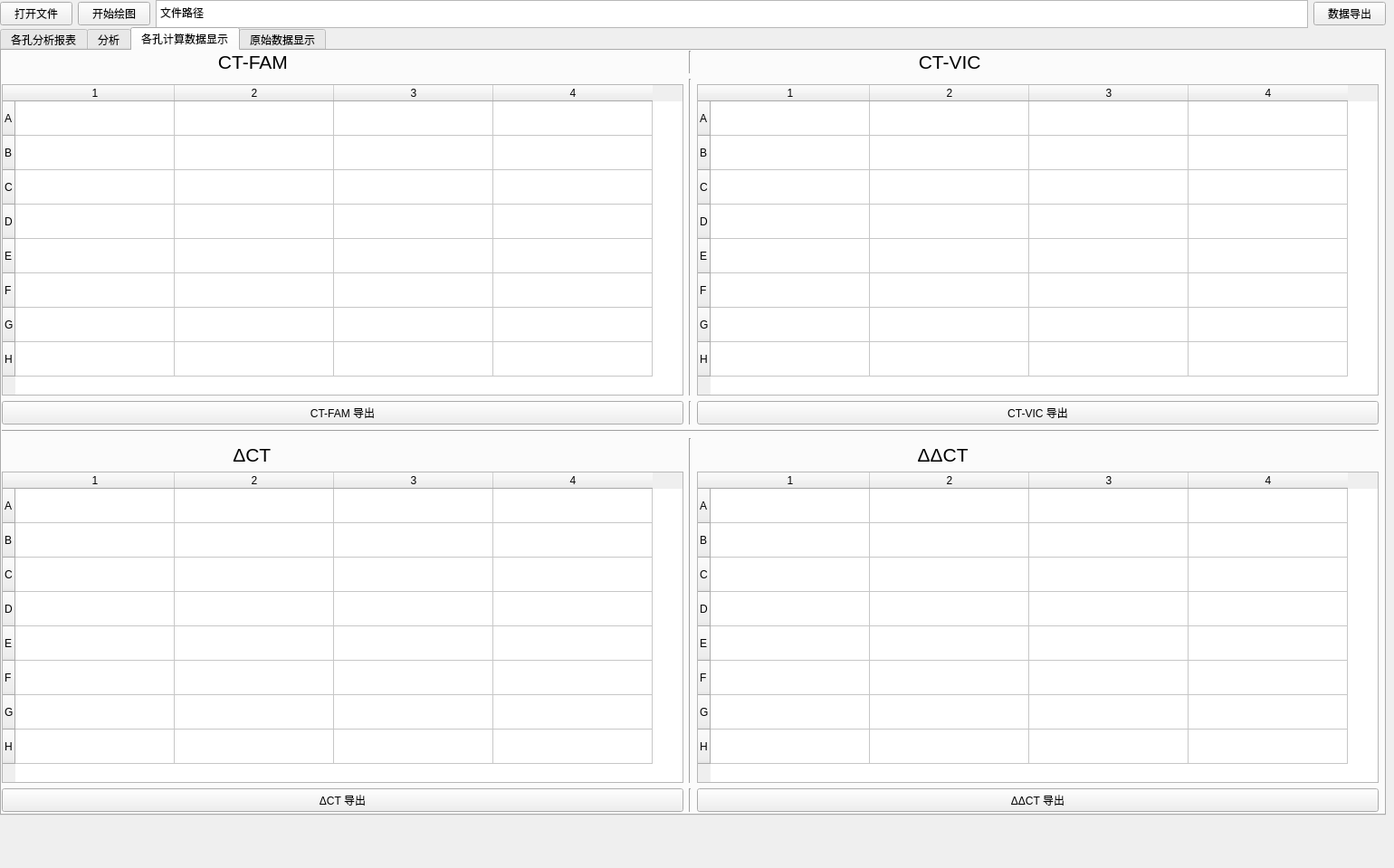
<?xml version="1.0" encoding="UTF-8"?>
<ui version="4.0">
 <class>MainWindow</class>
 <widget class="QMainWindow" name="MainWindow">
  <property name="geometry">
   <rect>
    <x>0</x>
    <y>0</y>
    <width>1540</width>
    <height>959</height>
   </rect>
  </property>
  <property name="windowTitle">
   <string>MainWindow</string>
  </property>
  <widget class="QWidget" name="centralWidget">
   <widget class="QWidget" name="horizontalLayoutWidget">
    <property name="geometry">
     <rect>
      <x>0</x>
      <y>0</y>
      <width>1531</width>
      <height>31</height>
     </rect>
    </property>
    <layout class="QHBoxLayout" name="horizontalLayout">
     <item>
      <widget class="QPushButton" name="Open_File">
       <property name="text">
        <string>打开文件</string>
       </property>
      </widget>
     </item>
     <item>
      <widget class="QPushButton" name="Start_Plot">
       <property name="text">
        <string>开始绘图</string>
       </property>
       <property name="autoDefault">
        <bool>false</bool>
       </property>
       <property name="default">
        <bool>false</bool>
       </property>
       <property name="flat">
        <bool>false</bool>
       </property>
      </widget>
     </item>
     <item>
      <widget class="QTextBrowser" name="File_Path">
       <property name="html">
        <string>&lt;!DOCTYPE HTML PUBLIC &quot;-//W3C//DTD HTML 4.0//EN&quot; &quot;http://www.w3.org/TR/REC-html40/strict.dtd&quot;&gt;
&lt;html&gt;&lt;head&gt;&lt;meta name=&quot;qrichtext&quot; content=&quot;1&quot; /&gt;&lt;style type=&quot;text/css&quot;&gt;
p, li { white-space: pre-wrap; }
&lt;/style&gt;&lt;/head&gt;&lt;body style=&quot; font-family:'SimSun'; font-size:9pt; font-weight:400; font-style:normal;&quot;&gt;
&lt;p style=&quot; margin-top:0px; margin-bottom:0px; margin-left:0px; margin-right:0px; -qt-block-indent:0; text-indent:0px;&quot;&gt;文件路径&lt;/p&gt;&lt;/body&gt;&lt;/html&gt;</string>
       </property>
      </widget>
     </item>
     <item>
      <widget class="QPushButton" name="Export">
       <property name="text">
        <string>数据导出</string>
       </property>
      </widget>
     </item>
    </layout>
   </widget>
   <widget class="QWidget" name="gridLayoutWidget">
    <property name="geometry">
     <rect>
      <x>0</x>
      <y>30</y>
      <width>1531</width>
      <height>871</height>
     </rect>
    </property>
    <layout class="QGridLayout" name="gridLayout">
     <item row="0" column="0">
      <widget class="QTabWidget" name="Original_Data">
       <property name="currentIndex">
        <number>2</number>
       </property>
       <widget class="QWidget" name="tab_9">
        <attribute name="title">
         <string>各孔分析报表</string>
        </attribute>
        <widget class="QTableWidget" name="analysis_report_table">
         <property name="geometry">
          <rect>
           <x>0</x>
           <y>0</y>
           <width>1261</width>
           <height>811</height>
          </rect>
         </property>
         <attribute name="horizontalHeaderDefaultSectionSize">
          <number>300</number>
         </attribute>
         <attribute name="verticalHeaderDefaultSectionSize">
          <number>95</number>
         </attribute>
         <row>
          <property name="text">
           <string>A</string>
          </property>
         </row>
         <row>
          <property name="text">
           <string>B</string>
          </property>
         </row>
         <row>
          <property name="text">
           <string>C</string>
          </property>
         </row>
         <row>
          <property name="text">
           <string>D</string>
          </property>
         </row>
         <row>
          <property name="text">
           <string>E</string>
          </property>
         </row>
         <row>
          <property name="text">
           <string>F</string>
          </property>
         </row>
         <row>
          <property name="text">
           <string>G</string>
          </property>
         </row>
         <row>
          <property name="text">
           <string>H</string>
          </property>
         </row>
         <column>
          <property name="text">
           <string>1</string>
          </property>
         </column>
         <column>
          <property name="text">
           <string>2</string>
          </property>
         </column>
         <column>
          <property name="text">
           <string>3</string>
          </property>
         </column>
         <column>
          <property name="text">
           <string>4</string>
          </property>
         </column>
        </widget>
        <widget class="QPushButton" name="data_of_user_Button">
         <property name="geometry">
          <rect>
           <x>0</x>
           <y>812</y>
           <width>1521</width>
           <height>31</height>
          </rect>
         </property>
         <property name="text">
          <string>各孔分析报表导出</string>
         </property>
        </widget>
        <widget class="QWidget" name="verticalLayoutWidget">
         <property name="geometry">
          <rect>
           <x>1270</x>
           <y>180</y>
           <width>251</width>
           <height>631</height>
          </rect>
         </property>
         <layout class="QVBoxLayout" name="verticalLayout">
          <item>
           <widget class="QLabel" name="label">
            <property name="font">
             <font>
              <family>Arial</family>
              <pointsize>12</pointsize>
             </font>
            </property>
            <property name="text">
             <string>数据处理结果</string>
            </property>
           </widget>
          </item>
          <item>
           <widget class="QTextBrowser" name="Result"/>
          </item>
         </layout>
        </widget>
       </widget>
       <widget class="QWidget" name="tab">
        <attribute name="title">
         <string>分析</string>
        </attribute>
        <widget class="QWidget" name="gridLayoutWidget_5">
         <property name="geometry">
          <rect>
           <x>10</x>
           <y>0</y>
           <width>731</width>
           <height>441</height>
          </rect>
         </property>
         <layout class="QGridLayout" name="gridLayout_5">
          <item row="0" column="0">
           <widget class="QWidget" name="widget" native="true">
            <widget class="QGroupBox" name="groupBox">
             <property name="geometry">
              <rect>
               <x>0</x>
               <y>0</y>
               <width>731</width>
               <height>441</height>
              </rect>
             </property>
             <property name="font">
              <font>
               <family>Arial</family>
               <pointsize>12</pointsize>
              </font>
             </property>
             <property name="title">
              <string>原始数据+拟合曲线 图</string>
             </property>
            </widget>
           </widget>
          </item>
         </layout>
        </widget>
        <widget class="QWidget" name="gridLayoutWidget_7">
         <property name="geometry">
          <rect>
           <x>10</x>
           <y>490</y>
           <width>731</width>
           <height>341</height>
          </rect>
         </property>
         <layout class="QGridLayout" name="gridLayout_8">
          <item row="0" column="0">
           <widget class="QTableWidget" name="Interactive_Cells">
            <attribute name="horizontalHeaderDefaultSectionSize">
             <number>176</number>
            </attribute>
            <attribute name="verticalHeaderDefaultSectionSize">
             <number>37</number>
            </attribute>
            <row>
             <property name="text">
              <string>A</string>
             </property>
            </row>
            <row>
             <property name="text">
              <string>B</string>
             </property>
            </row>
            <row>
             <property name="text">
              <string>C</string>
             </property>
            </row>
            <row>
             <property name="text">
              <string>D</string>
             </property>
            </row>
            <row>
             <property name="text">
              <string>E</string>
             </property>
            </row>
            <row>
             <property name="text">
              <string>F</string>
             </property>
            </row>
            <row>
             <property name="text">
              <string>G</string>
             </property>
            </row>
            <row>
             <property name="text">
              <string>H</string>
             </property>
            </row>
            <column>
             <property name="text">
              <string>1</string>
             </property>
            </column>
            <column>
             <property name="text">
              <string>2</string>
             </property>
            </column>
            <column>
             <property name="text">
              <string>3</string>
             </property>
            </column>
            <column>
             <property name="text">
              <string>4</string>
             </property>
            </column>
           </widget>
          </item>
         </layout>
        </widget>
        <widget class="QWidget" name="gridLayoutWidget_8">
         <property name="geometry">
          <rect>
           <x>780</x>
           <y>490</y>
           <width>731</width>
           <height>341</height>
          </rect>
         </property>
         <layout class="QGridLayout" name="gridLayout_9">
          <item row="0" column="0">
           <widget class="QTableWidget" name="Data_Display_Cells">
            <property name="contextMenuPolicy">
             <enum>Qt::DefaultContextMenu</enum>
            </property>
            <property name="layoutDirection">
             <enum>Qt::LeftToRight</enum>
            </property>
            <property name="horizontalScrollBarPolicy">
             <enum>Qt::ScrollBarAlwaysOff</enum>
            </property>
            <property name="autoScrollMargin">
             <number>8</number>
            </property>
            <property name="showGrid">
             <bool>true</bool>
            </property>
            <property name="rowCount">
             <number>8</number>
            </property>
            <attribute name="horizontalHeaderDefaultSectionSize">
             <number>169</number>
            </attribute>
            <attribute name="verticalHeaderMinimumSectionSize">
             <number>30</number>
            </attribute>
            <attribute name="verticalHeaderDefaultSectionSize">
             <number>37</number>
            </attribute>
            <row>
             <property name="text">
              <string>A</string>
             </property>
            </row>
            <row>
             <property name="text">
              <string>B</string>
             </property>
            </row>
            <row>
             <property name="text">
              <string>C</string>
             </property>
            </row>
            <row>
             <property name="text">
              <string>D</string>
             </property>
            </row>
            <row>
             <property name="text">
              <string>E</string>
             </property>
            </row>
            <row>
             <property name="text">
              <string>F</string>
             </property>
            </row>
            <row>
             <property name="text">
              <string>G</string>
             </property>
            </row>
            <row>
             <property name="text">
              <string>H</string>
             </property>
            </row>
            <column>
             <property name="text">
              <string>CT-FAM</string>
             </property>
            </column>
            <column>
             <property name="text">
              <string>CT-VIC</string>
             </property>
            </column>
            <column>
             <property name="text">
              <string>ΔCT</string>
             </property>
            </column>
            <column>
             <property name="text">
              <string>ΔΔCT</string>
             </property>
            </column>
           </widget>
          </item>
         </layout>
        </widget>
        <widget class="Line" name="line">
         <property name="geometry">
          <rect>
           <x>-10</x>
           <y>460</y>
           <width>1541</width>
           <height>20</height>
          </rect>
         </property>
         <property name="orientation">
          <enum>Qt::Horizontal</enum>
         </property>
        </widget>
        <widget class="Line" name="line_2">
         <property name="geometry">
          <rect>
           <x>750</x>
           <y>0</y>
           <width>20</width>
           <height>831</height>
          </rect>
         </property>
         <property name="orientation">
          <enum>Qt::Vertical</enum>
         </property>
        </widget>
        <widget class="QWidget" name="horizontalLayoutWidget_2">
         <property name="geometry">
          <rect>
           <x>10</x>
           <y>440</y>
           <width>731</width>
           <height>22</height>
          </rect>
         </property>
         <layout class="QHBoxLayout" name="horizontalLayout_2">
          <item>
           <widget class="QCheckBox" name="Checkbox_FAM_4">
            <property name="text">
             <string>全选</string>
            </property>
           </widget>
          </item>
          <item>
           <widget class="QCheckBox" name="Checkbox_FAM">
            <property name="text">
             <string>FAM</string>
            </property>
           </widget>
          </item>
          <item>
           <widget class="QCheckBox" name="Checkbox_VIC">
            <property name="text">
             <string>VIC</string>
            </property>
           </widget>
          </item>
          <item>
           <spacer name="horizontalSpacer">
            <property name="orientation">
             <enum>Qt::Horizontal</enum>
            </property>
            <property name="sizeHint" stdset="0">
             <size>
              <width>40</width>
              <height>20</height>
             </size>
            </property>
           </spacer>
          </item>
         </layout>
        </widget>
        <widget class="QWidget" name="horizontalLayoutWidget_3">
         <property name="geometry">
          <rect>
           <x>780</x>
           <y>440</y>
           <width>731</width>
           <height>22</height>
          </rect>
         </property>
         <layout class="QHBoxLayout" name="horizontalLayout_4">
          <item>
           <widget class="QCheckBox" name="Checkbox_FAM_5">
            <property name="text">
             <string>全选</string>
            </property>
           </widget>
          </item>
          <item>
           <widget class="QCheckBox" name="Checkbox_FAM_3">
            <property name="text">
             <string>消杀完全</string>
            </property>
           </widget>
          </item>
          <item>
           <widget class="QCheckBox" name="Checkbox_VIC_3">
            <property name="text">
             <string>消杀不足</string>
            </property>
           </widget>
          </item>
          <item>
           <spacer name="horizontalSpacer_3">
            <property name="orientation">
             <enum>Qt::Horizontal</enum>
            </property>
            <property name="sizeHint" stdset="0">
             <size>
              <width>40</width>
              <height>20</height>
             </size>
            </property>
           </spacer>
          </item>
          <item>
           <widget class="QCheckBox" name="Checkbox_FAM_6">
            <property name="text">
             <string>第一竖列</string>
            </property>
           </widget>
          </item>
          <item>
           <widget class="QCheckBox" name="Checkbox_FAM_7">
            <property name="text">
             <string>第二竖列</string>
            </property>
           </widget>
          </item>
          <item>
           <widget class="QCheckBox" name="Checkbox_FAM_9">
            <property name="text">
             <string>第三竖列</string>
            </property>
           </widget>
          </item>
          <item>
           <widget class="QCheckBox" name="Checkbox_FAM_8">
            <property name="text">
             <string>第四竖列</string>
            </property>
           </widget>
          </item>
         </layout>
        </widget>
        <widget class="QWidget" name="gridLayoutWidget_6">
         <property name="geometry">
          <rect>
           <x>780</x>
           <y>0</y>
           <width>731</width>
           <height>441</height>
          </rect>
         </property>
         <layout class="QGridLayout" name="gridLayout_6">
          <item row="0" column="0">
           <widget class="QWidget" name="widget_2" native="true">
            <widget class="QGroupBox" name="groupBox_2">
             <property name="geometry">
              <rect>
               <x>0</x>
               <y>0</y>
               <width>731</width>
               <height>441</height>
              </rect>
             </property>
             <property name="font">
              <font>
               <family>Arial</family>
               <pointsize>12</pointsize>
              </font>
             </property>
             <property name="title">
              <string>孔数-ΔΔCT曲线</string>
             </property>
            </widget>
           </widget>
          </item>
         </layout>
        </widget>
       </widget>
       <widget class="QWidget" name="tab_8">
        <attribute name="title">
         <string>各孔计算数据显示</string>
        </attribute>
        <widget class="QWidget" name="gridLayoutWidget_4">
         <property name="geometry">
          <rect>
           <x>0</x>
           <y>0</y>
           <width>1521</width>
           <height>841</height>
          </rect>
         </property>
         <layout class="QGridLayout" name="gridLayout_4">
          <item row="7" column="2">
           <widget class="QTableWidget" name="del_del_ct_table">
            <attribute name="horizontalHeaderDefaultSectionSize">
             <number>176</number>
            </attribute>
            <attribute name="verticalHeaderDefaultSectionSize">
             <number>38</number>
            </attribute>
            <row>
             <property name="text">
              <string>A</string>
             </property>
            </row>
            <row>
             <property name="text">
              <string>B</string>
             </property>
            </row>
            <row>
             <property name="text">
              <string>C</string>
             </property>
            </row>
            <row>
             <property name="text">
              <string>D</string>
             </property>
            </row>
            <row>
             <property name="text">
              <string>E</string>
             </property>
            </row>
            <row>
             <property name="text">
              <string>F</string>
             </property>
            </row>
            <row>
             <property name="text">
              <string>G</string>
             </property>
            </row>
            <row>
             <property name="text">
              <string>H</string>
             </property>
            </row>
            <column>
             <property name="text">
              <string>1</string>
             </property>
            </column>
            <column>
             <property name="text">
              <string>2</string>
             </property>
            </column>
            <column>
             <property name="text">
              <string>3</string>
             </property>
            </column>
            <column>
             <property name="text">
              <string>4</string>
             </property>
            </column>
           </widget>
          </item>
          <item row="0" column="2">
           <widget class="QLabel" name="label_4">
            <property name="font">
             <font>
              <family>Arial</family>
              <pointsize>16</pointsize>
             </font>
            </property>
            <property name="text">
             <string>                                          CT-VIC</string>
            </property>
           </widget>
          </item>
          <item row="3" column="2">
           <widget class="QPushButton" name="ct_vic_Button">
            <property name="text">
             <string>CT-VIC 导出</string>
            </property>
           </widget>
          </item>
          <item row="6" column="2">
           <widget class="QLabel" name="label_6">
            <property name="font">
             <font>
              <family>Arial</family>
              <pointsize>16</pointsize>
             </font>
            </property>
            <property name="text">
             <string>                                          ΔΔCT</string>
            </property>
           </widget>
          </item>
          <item row="2" column="2">
           <widget class="QTableWidget" name="ct_vic_table">
            <property name="autoScrollMargin">
             <number>8</number>
            </property>
            <attribute name="horizontalHeaderDefaultSectionSize">
             <number>176</number>
            </attribute>
            <attribute name="verticalHeaderDefaultSectionSize">
             <number>38</number>
            </attribute>
            <row>
             <property name="text">
              <string>A</string>
             </property>
            </row>
            <row>
             <property name="text">
              <string>B</string>
             </property>
            </row>
            <row>
             <property name="text">
              <string>C</string>
             </property>
            </row>
            <row>
             <property name="text">
              <string>D</string>
             </property>
            </row>
            <row>
             <property name="text">
              <string>E</string>
             </property>
            </row>
            <row>
             <property name="text">
              <string>F</string>
             </property>
            </row>
            <row>
             <property name="text">
              <string>G</string>
             </property>
            </row>
            <row>
             <property name="text">
              <string>H</string>
             </property>
            </row>
            <column>
             <property name="text">
              <string>1</string>
             </property>
            </column>
            <column>
             <property name="text">
              <string>2</string>
             </property>
            </column>
            <column>
             <property name="text">
              <string>3</string>
             </property>
            </column>
            <column>
             <property name="text">
              <string>4</string>
             </property>
            </column>
           </widget>
          </item>
          <item row="4" column="0" colspan="3">
           <widget class="Line" name="line_3">
            <property name="orientation">
             <enum>Qt::Horizontal</enum>
            </property>
           </widget>
          </item>
          <item row="6" column="0">
           <widget class="QLabel" name="label_5">
            <property name="font">
             <font>
              <family>Arial</family>
              <pointsize>16</pointsize>
             </font>
            </property>
            <property name="text">
             <string>                                            ΔCT</string>
            </property>
           </widget>
          </item>
          <item row="7" column="0">
           <widget class="QTableWidget" name="del_ct_table">
            <attribute name="horizontalHeaderDefaultSectionSize">
             <number>176</number>
            </attribute>
            <attribute name="verticalHeaderDefaultSectionSize">
             <number>38</number>
            </attribute>
            <row>
             <property name="text">
              <string>A</string>
             </property>
            </row>
            <row>
             <property name="text">
              <string>B</string>
             </property>
            </row>
            <row>
             <property name="text">
              <string>C</string>
             </property>
            </row>
            <row>
             <property name="text">
              <string>D</string>
             </property>
            </row>
            <row>
             <property name="text">
              <string>E</string>
             </property>
            </row>
            <row>
             <property name="text">
              <string>F</string>
             </property>
            </row>
            <row>
             <property name="text">
              <string>G</string>
             </property>
            </row>
            <row>
             <property name="text">
              <string>H</string>
             </property>
            </row>
            <column>
             <property name="text">
              <string>1</string>
             </property>
            </column>
            <column>
             <property name="text">
              <string>2</string>
             </property>
            </column>
            <column>
             <property name="text">
              <string>3</string>
             </property>
            </column>
            <column>
             <property name="text">
              <string>4</string>
             </property>
            </column>
           </widget>
          </item>
          <item row="8" column="2">
           <widget class="QPushButton" name="del_del_ct_Button">
            <property name="text">
             <string>ΔΔCT 导出</string>
            </property>
           </widget>
          </item>
          <item row="2" column="0">
           <widget class="QTableWidget" name="ct_fam_table">
            <attribute name="horizontalHeaderDefaultSectionSize">
             <number>176</number>
            </attribute>
            <attribute name="verticalHeaderDefaultSectionSize">
             <number>38</number>
            </attribute>
            <row>
             <property name="text">
              <string>A</string>
             </property>
            </row>
            <row>
             <property name="text">
              <string>B</string>
             </property>
            </row>
            <row>
             <property name="text">
              <string>C</string>
             </property>
            </row>
            <row>
             <property name="text">
              <string>D</string>
             </property>
            </row>
            <row>
             <property name="text">
              <string>E</string>
             </property>
            </row>
            <row>
             <property name="text">
              <string>F</string>
             </property>
            </row>
            <row>
             <property name="text">
              <string>G</string>
             </property>
            </row>
            <row>
             <property name="text">
              <string>H</string>
             </property>
            </row>
            <column>
             <property name="text">
              <string>1</string>
             </property>
            </column>
            <column>
             <property name="text">
              <string>2</string>
             </property>
            </column>
            <column>
             <property name="text">
              <string>3</string>
             </property>
            </column>
            <column>
             <property name="text">
              <string>4</string>
             </property>
            </column>
           </widget>
          </item>
          <item row="0" column="0">
           <widget class="QLabel" name="label_3">
            <property name="font">
             <font>
              <family>Arial</family>
              <pointsize>16</pointsize>
             </font>
            </property>
            <property name="text">
             <string>                                         CT-FAM</string>
            </property>
           </widget>
          </item>
          <item row="8" column="0">
           <widget class="QPushButton" name="del_ct_Button">
            <property name="text">
             <string>ΔCT 导出</string>
            </property>
           </widget>
          </item>
          <item row="3" column="0">
           <widget class="QPushButton" name="ct_fam_Button">
            <property name="text">
             <string>CT-FAM 导出</string>
            </property>
           </widget>
          </item>
          <item row="5" column="1" rowspan="3" colspan="2">
           <widget class="Line" name="line_4">
            <property name="orientation">
             <enum>Qt::Vertical</enum>
            </property>
           </widget>
          </item>
          <item row="1" column="1" rowspan="2">
           <widget class="Line" name="line_5">
            <property name="orientation">
             <enum>Qt::Vertical</enum>
            </property>
           </widget>
          </item>
          <item row="3" column="1">
           <widget class="Line" name="line_6">
            <property name="orientation">
             <enum>Qt::Vertical</enum>
            </property>
           </widget>
          </item>
          <item row="8" column="1">
           <widget class="Line" name="line_7">
            <property name="orientation">
             <enum>Qt::Vertical</enum>
            </property>
           </widget>
          </item>
          <item row="0" column="1">
           <widget class="Line" name="line_8">
            <property name="orientation">
             <enum>Qt::Vertical</enum>
            </property>
           </widget>
          </item>
         </layout>
        </widget>
       </widget>
       <widget class="QWidget" name="tab_2">
        <attribute name="title">
         <string>原始数据显示</string>
        </attribute>
        <widget class="QTabWidget" name="tabWidget">
         <property name="geometry">
          <rect>
           <x>0</x>
           <y>0</y>
           <width>1521</width>
           <height>831</height>
          </rect>
         </property>
         <property name="currentIndex">
          <number>1</number>
         </property>
         <widget class="QWidget" name="tab_3">
          <attribute name="title">
           <string>FAM</string>
          </attribute>
          <widget class="QWidget" name="gridLayoutWidget_2">
           <property name="geometry">
            <rect>
             <x>0</x>
             <y>0</y>
             <width>1511</width>
             <height>801</height>
            </rect>
           </property>
           <layout class="QGridLayout" name="gridLayout_2">
            <item row="0" column="0">
             <widget class="QTableWidget" name="Tablet_view_data">
              <property name="cursor" stdset="0">
               <cursorShape>ArrowCursor</cursorShape>
              </property>
              <attribute name="horizontalHeaderDefaultSectionSize">
               <number>180</number>
              </attribute>
             </widget>
            </item>
           </layout>
          </widget>
         </widget>
         <widget class="QWidget" name="tab_4">
          <attribute name="title">
           <string>VIC</string>
          </attribute>
          <widget class="QWidget" name="gridLayoutWidget_3">
           <property name="geometry">
            <rect>
             <x>0</x>
             <y>0</y>
             <width>1511</width>
             <height>801</height>
            </rect>
           </property>
           <layout class="QGridLayout" name="gridLayout_3">
            <item row="0" column="0">
             <widget class="QTableWidget" name="Tablet_view_data_2">
              <attribute name="horizontalHeaderDefaultSectionSize">
               <number>180</number>
              </attribute>
             </widget>
            </item>
           </layout>
          </widget>
         </widget>
        </widget>
       </widget>
      </widget>
     </item>
    </layout>
   </widget>
  </widget>
 </widget>
 <resources/>
 <connections/>
</ui>
